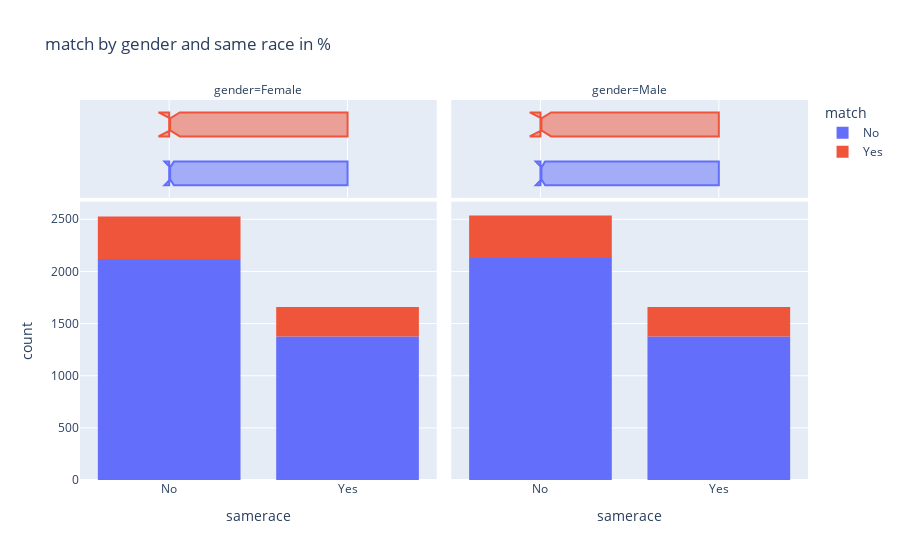

Write notebook code for a chart like this one.
### Code cell
fig = px.histogram(dataset,
                    x = "samerace",
                    color = "match",
                    facet_col = 'gender',
                    marginal="box",
                    title = "match by gender and same race in %",
                    )
fig.show()

### Figure 1 — Plotly figure (JSON) as saved in the notebook; plotly's stock layout.template omitted (floating-point values rounded to 4 significant figures; data arrays with more than 128 entries replaced by an {"elided": "..."} marker saying what was removed)
{"data": [{"alignmentgroup": "True", "bingroup": "x", "hovertemplate": "match=No<br>gender=Female<br>samerace=%{x}<br>count=%{y}<extra></extra>", "legendgroup": "No", "marker": {"color": "#636efa"}, "name": "No", "offsetgroup": "No", "orientation": "v", "showlegend": true, "type": "histogram", "x": {"elided": "3494 str values"}, "xaxis": "x", "yaxis": "y"}, {"alignmentgroup": "True", "hovertemplate": "match=No<br>gender=Female<br>samerace=%{x}<extra></extra>", "legendgroup": "No", "marker": {"color": "#636efa"}, "name": "No", "notched": true, "offsetgroup": "No", "showlegend": false, "type": "box", "x": {"elided": "3494 str values"}, "xaxis": "x3", "yaxis": "y3"}, {"alignmentgroup": "True", "bingroup": "x", "hovertemplate": "match=No<br>gender=Male<br>samerace=%{x}<br>count=%{y}<extra></extra>", "legendgroup": "No", "marker": {"color": "#636efa"}, "name": "No", "offsetgroup": "No", "orientation": "v", "showlegend": false, "type": "histogram", "x": {"elided": "3504 str values"}, "xaxis": "x2", "yaxis": "y2"}, {"alignmentgroup": "True", "hovertemplate": "match=No<br>gender=Male<br>samerace=%{x}<extra></extra>", "legendgroup": "No", "marker": {"color": "#636efa"}, "name": "No", "notched": true, "offsetgroup": "No", "showlegend": false, "type": "box", "x": {"elided": "3504 str values"}, "xaxis": "x4", "yaxis": "y4"}, {"alignmentgroup": "True", "bingroup": "x", "hovertemplate": "match=Yes<br>gender=Female<br>samerace=%{x}<br>count=%{y}<extra></extra>", "legendgroup": "Yes", "marker": {"color": "#EF553B"}, "name": "Yes", "offsetgroup": "Yes", "orientation": "v", "showlegend": true, "type": "histogram", "x": {"elided": "690 str values"}, "xaxis": "x", "yaxis": "y"}, {"alignmentgroup": "True", "hovertemplate": "match=Yes<br>gender=Female<br>samerace=%{x}<extra></extra>", "legendgroup": "Yes", "marker": {"color": "#EF553B"}, "name": "Yes", "notched": true, "offsetgroup": "Yes", "showlegend": false, "type": "box", "x": {"elided": "690 str values"}, "xaxis": "x3", "yaxis": "y3"}, {"alignmentgroup": "True", "bingroup": "x", "hovertemplate": "match=Yes<br>gender=Male<br>samerace=%{x}<br>count=%{y}<extra></extra>", "legendgroup": "Yes", "marker": {"color": "#EF553B"}, "name": "Yes", "offsetgroup": "Yes", "orientation": "v", "showlegend": false, "type": "histogram", "x": {"elided": "690 str values"}, "xaxis": "x2", "yaxis": "y2"}, {"alignmentgroup": "True", "hovertemplate": "match=Yes<br>gender=Male<br>samerace=%{x}<extra></extra>", "legendgroup": "Yes", "marker": {"color": "#EF553B"}, "name": "Yes", "notched": true, "offsetgroup": "Yes", "showlegend": false, "type": "box", "x": {"elided": "690 str values"}, "xaxis": "x4", "yaxis": "y4"}], "layout": {"annotations": [{"font": {}, "showarrow": false, "text": "gender=Female", "x": 0.245, "xanchor": "center", "xref": "paper", "y": 1, "yanchor": "bottom", "yref": "paper"}, {"font": {}, "showarrow": false, "text": "gender=Male", "x": 0.755, "xanchor": "center", "xref": "paper", "y": 1, "yanchor": "bottom", "yref": "paper"}], "barmode": "relative", "legend": {"title": {"text": "match"}, "tracegroupgap": 0}, "title": {"text": "match by gender and same race in %"}, "xaxis": {"anchor": "y", "domain": [0, 0.49], "title": {"text": "samerace"}}, "xaxis2": {"anchor": "y2", "domain": [0.51, 1], "matches": "x", "title": {"text": "samerace"}}, "xaxis3": {"anchor": "y3", "domain": [0, 0.49], "matches": "x", "showgrid": true, "showticklabels": false}, "xaxis4": {"anchor": "y4", "domain": [0.51, 1], "matches": "x", "showgrid": true, "showticklabels": false}, "yaxis": {"anchor": "x", "domain": [0, 0.7326], "title": {"text": "count"}}, "yaxis2": {"anchor": "x2", "domain": [0, 0.7326], "matches": "y", "showticklabels": false}, "yaxis3": {"anchor": "x3", "domain": [0.7426, 1], "matches": "y3", "showgrid": false, "showline": false, "showticklabels": false, "ticks": ""}, "yaxis4": {"anchor": "x4", "domain": [0.7426, 1], "matches": "y3", "showgrid": false, "showline": false, "showticklabels": false, "ticks": ""}}}
